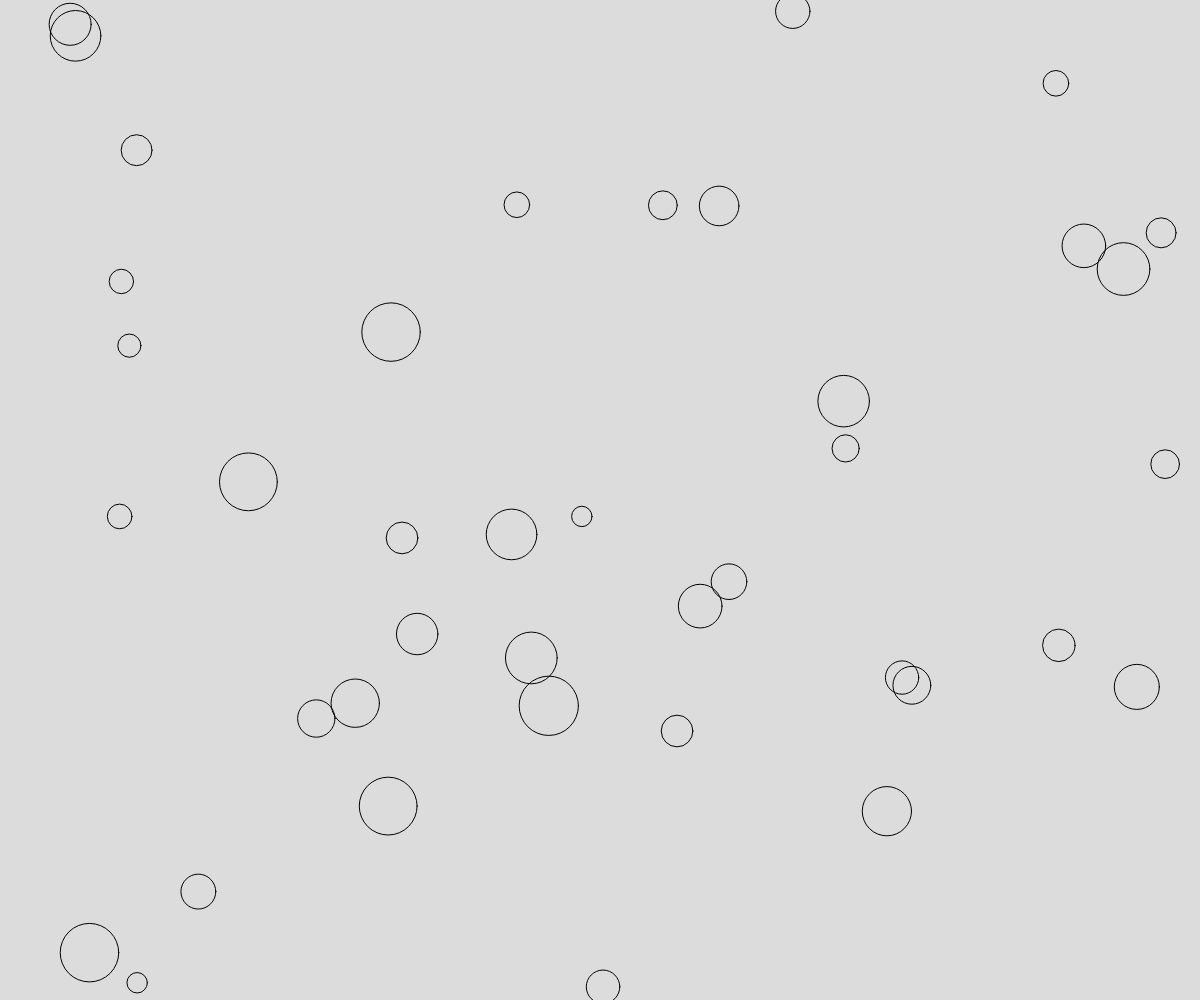
Frame 1 (no input)
Frame 60 (no input): identical to frame 1, image omitted
Frame 120 (the mouse pressed at the canvas centre since frame 60): identical to frame 1, image omitted

The p5.js sketch that drew this single still picture (run headless with seeded random() and noise() and a simulated clock; from frame 60 on, the mouse is pressed at the canvas centre):

// p5.js sketch
// ── sketch.js
// Project Title
// Your Name
// Date
//
// Extra for Experts:
// - describe what you did to take this project "above and beyond"

let NUM_CIRCLES = 40;
let seed;

function setup() {
  createCanvas(windowWidth, windowHeight);
  seed = random(100);
}

function draw() {
  randomSeed(seed);
  background(220);
  drawCircles();
}

function drawCircles(){
  noFill();
  let smallDiameter = Infinity;
  for(let i = 0; i < NUM_CIRCLES; i++){
    let x = random(0, width);
    let y = random(0, height);
    let d = random(20,60);
    if(d < smallDiameter){
      smallDiameter = d;
    }
    circle(x, y ,d);
  }
}
